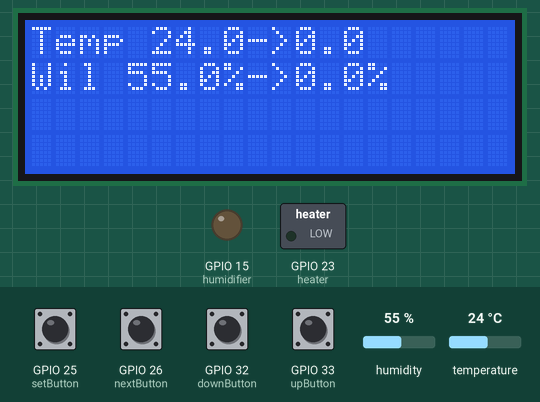
Bench run of a sketch on a simulated ESP32. On the bench: 20×4 character LCD, switched loads named in the sketch (green lamp = pin HIGH), output pins drawn as LEDs (lit = HIGH). The test bench sets the inputs (shaded band); at power-on: GPIO 25 (setButton), GPIO 26 (nextButton), GPIO 32 (downButton), GPIO 33 (upButton) HIGH, temperature 24 °C, humidity 55 %. WiFi joins after 1.5 s; servers stay silent unless stated; uploads are accepted with an empty reply; what the sketch prints to the serial monitor is not drawn.

Above: at 6.0 s.
6.1 s: GPIO 25 (setButton) pulled LOW for 3 s
At 6.7 s:
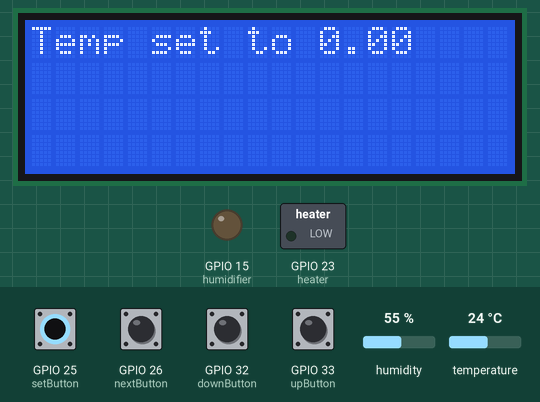
10.6 s: GPIO 26 (nextButton) pulled LOW for 3 s
At 11.4 s:
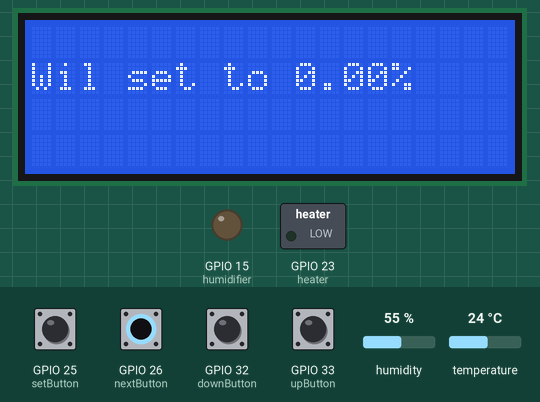
15.1 s: GPIO 25 (setButton) pulled LOW for 3 s
At 16.2 s:
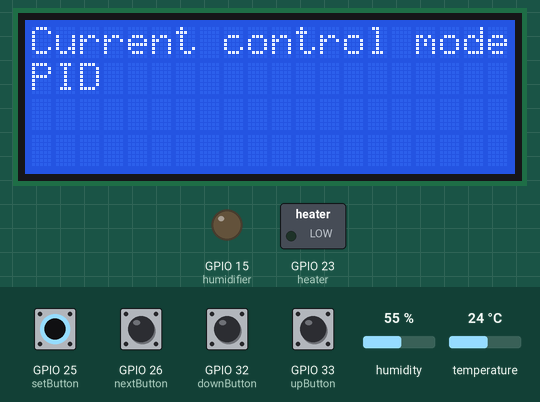
19.6 s: GPIO 32 (downButton) pulled LOW for 3 s
At 21.0 s:
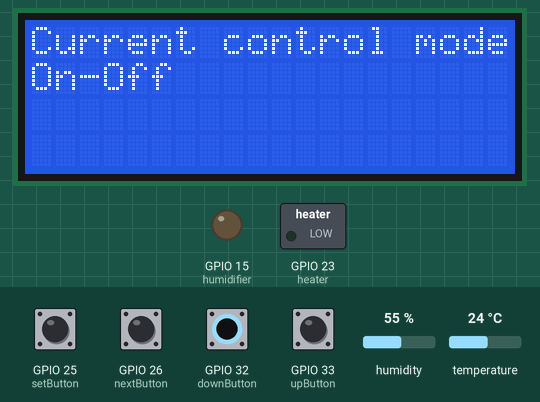
24.1 s: GPIO 33 (upButton) pulled LOW for 3 s
At 25.5 s:
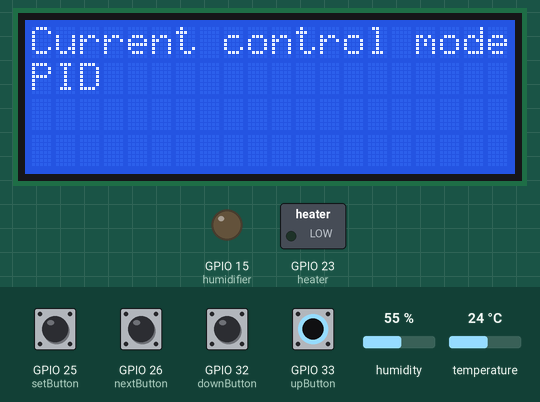
28.6 s: temperature set to 0 °C
At 29.8 s:
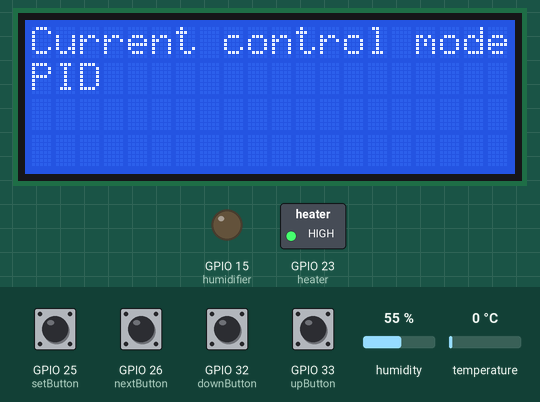
Timing chart, 0 to 33.9 s (numbered marks = the images above; inputs shaded):
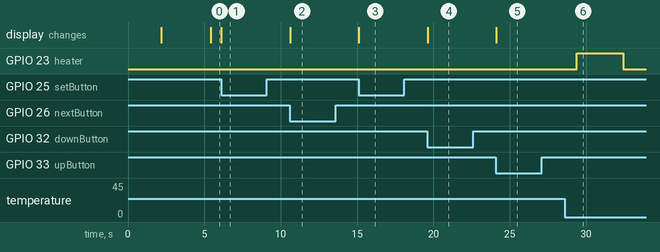

Measured:
- after the input at 6.1 s, the display: changes at once (image 1)
- after the input at 10.6 s, the display: changes at once (image 2)
- after the input at 15.1 s, the display: changes at once (image 3)
- after the input at 19.6 s, the display: changes at once (image 4)
- after the input at 24.1 s, the display: changes at once (image 5)
- after the input at 28.6 s, GPIO 23 (heater): LOW → HIGH after 0.80 s, → LOW 3.0 s later

The sketch:

esp32-terrarium-control-board.ino
```cpp
#include <ArduinoJson.h>

#include <LiquidCrystal_I2C.h>
#include <WiFi.h>
#include "DHT.h"
#include <HTTPClient.h>

//used pins
#define heater 23
#define humidifier 15
#define upButton 33
#define downButton 32
#define setButton 25
#define nextButton 26

// DHT Sensor
uint8_t dhtPin = 4;

// Controller mode
volatile int controlMode = 1; //1 = PID, 2 = on-off

// on-off controller settings
float heaterHysteresis = 1;
float humidifierHysteresis = 1;

//PID preset for heater
float KpTemperature = 0.8;
float KiTemperature = 0.001;
float KdTemperature = 0.03;

//PID preset for humidifier
float KpHumidity = 2;
float KiHumidity = 1.5;
float KdHumidity = 1;

//LCD screen preset
int lcdColumns = 20;
int lcdRows = 4;
LiquidCrystal_I2C lcd(0x3F, lcdColumns, lcdRows);

// Uncomment one of the lines below for whatever DHT sensor type you're using!
#define DHTTYPE DHT11   // DHT 11
//#define DHTTYPE DHT21   // DHT 21 (AM2301)
//#define DHTTYPE DHT22   // DHT 22  (AM2302), AM2321

//WiFi connection
const char* ssid = "SSID";  // Enter SSID here
const char* password = "PASSWORD";  //Enter Password here

//server interactions links - change your server address here
const char* serverGetConnfigAddress = "http://phpsandbox.cba.pl/api/iot/settings.php?floor=5&dev=tempN&dev2=wilgN";
const char* serverSendConfigAddress = "http://phpsandbox.cba.pl/api/iot/settings_save.php?floor=5&";
const char* serverSendStateAddress = "http://phpsandbox.cba.pl/api/iot/save.php?floor=5&";
const char* serverSendReadingsgAddress = "http://phpsandbox.cba.pl/api/iot/save.php?floor=5&";
const char* serverGetControlModeAddress = "http://phpsandbox.cba.pl/api/iot/settings.php?floor=5&dev=PID_vs_On-OFF_mode";
const char* serverSendControlModeAddress = "http://phpsandbox.cba.pl/api/iot/settings_save.php?floor=5&";
const char* heaterLink = "grzalka=";
const char* humidifierLink = "pompka=";
const char* temperatureLink = "temp=";
const char* humidityLink = "wilg=";
const char* setTemperatureLink = "tempN=";
const char* setHumidityLink = "wilgN=";
const char* setModeLink = "PID_vs_On-OFF_mode=";

// Initialize DHT sensor.
DHT dht(dhtPin, DHTTYPE);

float temperatureReading, sentTemperature, humidityReading, sentHumidity;
volatile double oldSetTemperature, oldSetHumidity, setTemperature, setHumidity;
float pidIntegralTemperature, pidIntegralHumidity, pidDerivativeTemperature, previousTemperature, pidDerivativeHumidity, previousHumidity, pidProportionTemperature, pidProportionHumidity, pidTemperature, pidHumidity;
bool isHeatingCurrentlyOn, wasHeatingOnLastSent, isHumidifierCurrentlyOn, wasHumidifierOnLastSent;
volatile bool isInSeccondScreen = false, isButtonInteractionLocked = false, isInEditMode = false, isEditingTemperature = true, isNewSettingToSend = false;
volatile int isOnScreen = 0;
static int dataScreens = 1, editScreens = 11;

//button logic
void IRAM_ATTR up() {
  if (!isButtonInteractionLocked) {
    isButtonInteractionLocked = true;
    switch (isOnScreen) {
      case 10:
        if (isEditingTemperature) {
          setTemperature += 0.5;
        }
        else {
          setHumidity += 0.5;
        }
        break;
      case 11:
        if (controlMode >= 2) {
          controlMode = 1;
        }
        else
        {
          controlMode += 1;
        }
    }
  }
}
void IRAM_ATTR down() {
  if (!isButtonInteractionLocked) {
    isButtonInteractionLocked = true;
    switch (isOnScreen) {
      case 10:
        if (isEditingTemperature) {
          setTemperature -= 0.5;
        }
        else {
          setHumidity -= 0.5;
        }
        break;
      case 11:
        if (controlMode <= 1) {
          controlMode = 2;
        }
        else
        {
          controlMode -= 1;
        }
    }
  }
}
void IRAM_ATTR set() {
  if (!isButtonInteractionLocked) {
    isButtonInteractionLocked = true;
    switch (isOnScreen)
    {
      case 10:
        isOnScreen = 11;
        break;

      case 11:
        isOnScreen = 0;
        isInEditMode = false;
        break;

      default:
        isOnScreen = 10;
        isInEditMode = true;
        isNewSettingToSend = true;
        break;
    }
  }
}
void IRAM_ATTR next() {
  if (!isButtonInteractionLocked) {
    isButtonInteractionLocked = true;
    switch (isOnScreen)
    {
      case 0:
        isOnScreen = 1;
        break;

      case 1:
        isOnScreen = 0;
        break;

      case 10:
        isEditingTemperature = !isEditingTemperature;
        break;

      case 11:
        /* code */
        break;

      default:
        break;
    }
  }
}

//time logic
const long minRefreshTime = 5 * 1000, pidRefreshTime = 5 * 1000, serverRefreshTime = 5 * 1000;

unsigned long previousServerTime = 0, previousPIDTemperatureTime = 0, previousPIDHumidityTime = 0, deltaTime;

TaskHandle_t Task1;

//Program for core 0
void codeForTask1( void * parameter )
{
  for (;;) {
    delay (3000);
    //    Temperature and humidity reading
    temperatureReading = getTemperatureFromSensor();
    humidityReading = getHumidityFromSensor();
    Serial.print("Sir! Reading: ");
    Serial.print(temperatureReading);
    Serial.print(" °C, ");
    Serial.print(humidityReading);
    Serial.print(" %. Difference: ");
    Serial.print(error(setTemperature, temperatureReading));
    Serial.print(" °C, ");
    Serial.print(error(setHumidity, humidityReading));
    Serial.print(" %");
    Serial.print("This Task runs on Core: ");
    Serial.println(xPortGetCoreID());
    switch (controlMode) {
      case 1:
        {
          unsigned long currentTimeOnCore0 = millis();

          //    PID for temperature
          currentTimeOnCore0 = millis();
          deltaTime = (currentTimeOnCore0 - previousPIDTemperatureTime) / 1000;
          previousPIDTemperatureTime = currentTimeOnCore0;
          pidProportionTemperature = error(setTemperature, temperatureReading);
          pidIntegralTemperature = (pidProportionTemperature * deltaTime) + pidIntegralTemperature;
          pidDerivativeTemperature = (pidProportionTemperature - previousTemperature) / deltaTime;
          previousTemperature = pidProportionTemperature;
          pidTemperature = (KpTemperature * pidProportionTemperature) + (KiTemperature * pidIntegralTemperature) + (KdTemperature * pidDerivativeTemperature);
          if (pidTemperature > 1) {
            pidTemperature = 1;
            pidIntegralTemperature = pidIntegralTemperature - (pidProportionTemperature * deltaTime);
          }
          else if (pidTemperature < 0) {
            pidTemperature = 0;
            pidIntegralTemperature = pidIntegralTemperature - (pidProportionTemperature * deltaTime);
          }
          if (pidTemperature > 0.2) {
            digitalWrite(heater, HIGH);
            isHeatingCurrentlyOn = true;
          }
          else {
            digitalWrite(heater, LOW);
            isHeatingCurrentlyOn = false;
          }

          //    PID for humidity
          currentTimeOnCore0 = millis();
          deltaTime = (currentTimeOnCore0 - previousPIDHumidityTime) / 1000;
          previousPIDHumidityTime = currentTimeOnCore0;
          pidProportionHumidity = error(setHumidity, humidityReading);
          pidIntegralHumidity = (pidProportionHumidity * deltaTime) + pidIntegralHumidity;
          pidDerivativeHumidity = (pidProportionHumidity - previousHumidity) / deltaTime;
          previousHumidity = pidProportionHumidity;
          pidHumidity = (KpHumidity * pidProportionHumidity) + (KiHumidity * pidIntegralHumidity) + (KdHumidity * pidDerivativeHumidity);
          if (pidHumidity > 1) {
            pidHumidity = 1;
            pidIntegralHumidity = pidIntegralHumidity - (pidProportionHumidity * deltaTime);
          }
          else if (pidHumidity < 0) {
            pidHumidity = 0;
            pidIntegralHumidity = pidIntegralHumidity - (pidProportionHumidity * deltaTime);
          }
          if (pidHumidity > 0.2) {
            digitalWrite(humidifier, HIGH);
            isHumidifierCurrentlyOn = true;
          }
          else {
            digitalWrite(humidifier, LOW);
            isHumidifierCurrentlyOn = false;
          }
          break;
        }

      case 2:
        {
          // on - off heater
          if (isHeatingCurrentlyOn && error(setTemperature, temperatureReading) + heaterHysteresis < 0) {
            digitalWrite(heater, LOW);
            isHeatingCurrentlyOn = false;
          }
          else if (!isHeatingCurrentlyOn && error(setTemperature, temperatureReading) - heaterHysteresis > 0)
          {
            digitalWrite(heater, HIGH);
            isHeatingCurrentlyOn = true;
          }

          // on - off humidifier
          if (isHumidifierCurrentlyOn && error(setHumidity, humidityReading) + humidifierHysteresis < 0) {
            digitalWrite(humidifier, LOW);
            isHumidifierCurrentlyOn = false;
          }
          else if (!isHumidifierCurrentlyOn && error(setHumidity, humidityReading) - humidifierHysteresis > 0)
          {
            digitalWrite(humidifier, HIGH);
            isHumidifierCurrentlyOn = true;
          }
          break;
        }

    }
  }
}


void setup() {
  Serial.begin(115200);
  delay(100);

  pinMode(heater, OUTPUT);
  pinMode(humidifier, OUTPUT);
  digitalWrite(heater, LOW);
  digitalWrite(humidifier, LOW);

  pinMode(dhtPin, INPUT);

  dht.begin();

  Serial.println("Connecting with ");
  Serial.println(ssid);

  //initializing connection with
  WiFi.begin(ssid, password);

  //write dots while connecting
  while (WiFi.status() != WL_CONNECTED) {
    delay(1000);
    Serial.print(".");
  }
  Serial.println("");
  Serial.println("o Boi I'm connected!");
  Serial.print("and my IP is: ");  Serial.println(WiFi.localIP());

  // initialize LCD
  lcd.init();

  // turn on LCD backlight
  lcd.backlight();
  pinMode(upButton, INPUT_PULLUP);
  pinMode(downButton, INPUT_PULLUP);
  pinMode(setButton, INPUT_PULLUP);
  pinMode(nextButton, INPUT_PULLUP);
  attachInterrupt(upButton, up, FALLING);
  attachInterrupt(downButton, down, FALLING);
  attachInterrupt(setButton, set, FALLING);
  attachInterrupt(nextButton, next, FALLING);

  xTaskCreatePinnedToCore(
    codeForTask1,            /* Task function. */
    "Task_1",                 /* name of task. */
    1000,                    /* Stack size of task */
    NULL,                     /* parameter of the task */
    1,                        /* priority of the task */
    &Task1,                   /* Task handle to keep track of created task */
    0);                       /* Core */

}

//Program for core 1
void loop() {
  //  Serial.println("***************************************************************");
  //  Serial.println(controlMode);
  //  Serial.println(String(controlMode, 1));
  //  Serial.println("***************************************************************");

  unsigned long currentTimeOnCore1 = millis();

  //  Sending local changes
  if (isNewSettingToSend && !isInEditMode) {
    isNewSettingToSend = false;
    HTTPClient http;
    http.begin(String(serverSendConfigAddress) + String(setTemperatureLink) + String(setTemperature, 2) + "&" + String(setHumidityLink) + String(setHumidity, 2));
    Serial.println(String(serverSendConfigAddress) + String(setTemperatureLink) + String(setTemperature, 2) + "&" + String(setHumidityLink) + String(setHumidity, 2));
    Serial.println("Sending to server temperature set to: " + String(setTemperature, 2) + "and humidity set to: " + String(setHumidity, 2));
    http.GET();
    http.begin(String(serverSendControlModeAddress) + String(setModeLink) + String(controlMode-1));
    Serial.println(String(serverSendControlModeAddress) + String(setModeLink) + String(controlMode-1));
    Serial.println("Sending to server control Mode set to: " + String(controlMode-1));
    http.GET();
    http.end();
  }
  if (currentTimeOnCore1 - previousServerTime >= serverRefreshTime) {
    previousServerTime = currentTimeOnCore1;
    //  Chcecking connection with WiFi
    if (WiFi.status() == WL_CONNECTED && isInEditMode == false) {

      String serverReply = httpGETDATA(serverGetConnfigAddress);
      noInterrupts();

      oldSetTemperature = setTemperature;
      oldSetHumidity = setHumidity;
      setTemperature = getIntX(serverReply, 1);
      setHumidity = getIntX(serverReply, 2);
      controlMode = static_cast<int>(getIntX(String(httpGETDATA(serverGetControlModeAddress)), 3));
      if (controlMode == 0 ) {
        controlMode = 1;
      }
      else if (controlMode == 1 ) {
        controlMode = 2;
      }
      //Serial.println(controlMode);
      interrupts();
      if (oldSetTemperature != setTemperature || oldSetHumidity != setHumidity) {
        simulateLCD();
        Serial.print(setTemperature);
        Serial.print(" °C, ");
        Serial.print(setHumidity);
        Serial.print(" %");
      }
      Serial.print("This Task runs on Core: ");
      Serial.println(xPortGetCoreID());
    }

    //sending heater and humidifier state on change
    bool isStateChanged = wasHeatingOnLastSent != isHeatingCurrentlyOn || wasHumidifierOnLastSent != isHumidifierCurrentlyOn;
    if (isStateChanged) {
      wasHeatingOnLastSent = isHeatingCurrentlyOn;
      wasHumidifierOnLastSent = isHumidifierCurrentlyOn;
      simulateLCD();
      if (WiFi.status() == WL_CONNECTED) {
        Serial.println("sending heater and humidifier state to server");
        HTTPClient http;
        http.begin(String(serverSendStateAddress) + String(heaterLink) + String(wasHeatingOnLastSent) + "&" + String(humidifierLink) + String(wasHumidifierOnLastSent));
        http.GET();
        http.end();
      }
    }

    //sending temperature and humidity on change
    bool isReadingChanged = sentTemperature != temperatureReading || sentHumidity != humidityReading;
    if (isReadingChanged) {
      sentTemperature = temperatureReading;
      sentHumidity = humidityReading;
      simulateLCD();
      if (WiFi.status() == WL_CONNECTED) {
        HTTPClient http;
        Serial.println("sending temperature and humidity to server");
        http.begin(String(serverSendReadingsgAddress) + String(temperatureLink) + String(temperatureReading, 2) + "&" + String(humidityLink) + String(humidityReading, 2));
        http.GET();
        http.end();
      }
    }

  }

  if (isButtonInteractionLocked) {
    noInterrupts();
    simulateLCD();
    delay (50);
    isButtonInteractionLocked = false;
    interrupts();
  }
}

String httpGETDATA(const char* serverLink) {
  HTTPClient http;

  //  Vader the time has come
  http.begin(String(serverLink));

  // Do it,... do it now
  int httpReply = http.GET();

  String package = "--";


  if (httpReply > 0)  {
    Serial.print("Sir! The server says: ");
    package = http.getString();
  }
  else {
    Serial.print("Sir! I don't like it. It's quiet too quiet: ");
    Serial.print(httpReply);
  }
  // Vader release him at once
  http.end();

  return package;
}

/*
  gets the number x int from serverReply
*/

StaticJsonBuffer<200> doc;
StaticJsonBuffer<200> doc1;
StaticJsonBuffer<200> doc2;
float getIntX(String serverReply, int x) {

  float wantedVariable;
  JsonArray& op = doc.parseArray(serverReply);
  String word0 = op[0];
  String word1 = op[1];
  JsonObject& obj1 = doc1.parseObject(word0);
  JsonObject& obj2 = doc2.parseObject(word1);
  doc.clear();
  doc1.clear();
  doc2.clear();
  //Serial.println("*****************************");
  //obj1.printTo(Serial);
  //obj2.printTo(Serial);
  //Serial.println("*****************************");

  if (x == 1)
  {
    wantedVariable = obj1["value"];
    //Serial.println(wantedVariable);
    return wantedVariable;
  }
  else if (x == 3)
  {
    wantedVariable = obj1["value"];
    //Serial.println(wantedVariable);
    return wantedVariable;
  }
  else if (x == 2)
  {
    wantedVariable = obj2["value"];
    //Serial.println(wantedVariable);
    return wantedVariable;
  }
}


/*
  gets 18 readings of temperature from sensor, eliminates extreme values and returns the average
*/
float getTemperatureFromSensor() {
  float currentTemperatureReading;

  //  gets the first mesurement
  while (true) {
    currentTemperatureReading = dht.readTemperature();
    if (!isnan(currentTemperatureReading)) { //checks if the first mesurement is correct
      break;
    }
  }
  float temperatureReadingsSum = currentTemperatureReading, maxTemperatureReading = currentTemperatureReading, minTemperatureReading = currentTemperatureReading;

  for (int var = 0; var < 17; var++) {
    currentTemperatureReading = dht.readTemperature();
    if (!isnan(currentTemperatureReading)) {
      temperatureReadingsSum = temperatureReadingsSum + currentTemperatureReading;
      if (currentTemperatureReading > maxTemperatureReading) {
        maxTemperatureReading = currentTemperatureReading;
      }
      if (currentTemperatureReading < minTemperatureReading) {
        minTemperatureReading = currentTemperatureReading;
      }
    }
  }
  return (temperatureReadingsSum - maxTemperatureReading - minTemperatureReading) / 16;
}

/*
  gets 18 readings of humidity from sensor, eliminates extreme values and returns the average
*/
float getHumidityFromSensor() {
  float currentHumidityReading;

  //  gets the first mesurement
  while (true) {
    currentHumidityReading = dht.readHumidity();
    if (!isnan(currentHumidityReading)) { //checks if the first mesurement is correct
      break;
    }
  }

  float humidityReadingSum = currentHumidityReading, maxHumidityReading = currentHumidityReading, minHumidityReading = currentHumidityReading;

  for (int var = 0; var < 17; var++) {
    currentHumidityReading = dht.readHumidity();
    if (!isnan(currentHumidityReading)) {
      humidityReadingSum = humidityReadingSum + currentHumidityReading;
      if (currentHumidityReading > maxHumidityReading) {
        maxHumidityReading = currentHumidityReading;
      }
      if (currentHumidityReading < minHumidityReading) {
        minHumidityReading = currentHumidityReading;
      }
    }
  }
  return (humidityReadingSum - maxHumidityReading - minHumidityReading) / 16;
}

/*
  function responsible for proper message display
*/
void simulateLCD() {
  lcd.clear();
  lcd.setCursor(0, 0);

  switch (isOnScreen)
  {
    case 0:
      lcd.print("Temp " + String(temperatureReading, 1) + "->" + String(setTemperature, 1));
      lcd.setCursor(0, 1);
      lcd.print("Wil " + String(humidityReading, 1) + "%->" + String(setHumidity, 1) + "%");
      break;

    case 1:
      lcd.print("Grzalka" + String(wasHeatingOnLastSent, 2));
      lcd.setCursor(0, 1);
      lcd.print("Pompka" + String(wasHumidifierOnLastSent, 2));
      break;

    case 10:
      if (isEditingTemperature) {
        lcd.print("Temp set to " + String(setTemperature, 2));
      }
      else {
        lcd.setCursor(0, 1);
        lcd.print("Wil set to " + String(setHumidity, 2) + "%");
      }
      break;

    case 11:
      lcd.print("Current control mode");
      lcd.setCursor(0, 1);

      switch (controlMode)
      {
        case 1:
          lcd.print("PID");
          break;

        case 2:
          lcd.print("On-Off");
          break;

        default:
          lcd.print("Undefined mode");
          break;
      }
      break;

    default:
      break;
  }
}

float error(float set, float is) {
  float error = set - is;
  return error;
}
```
